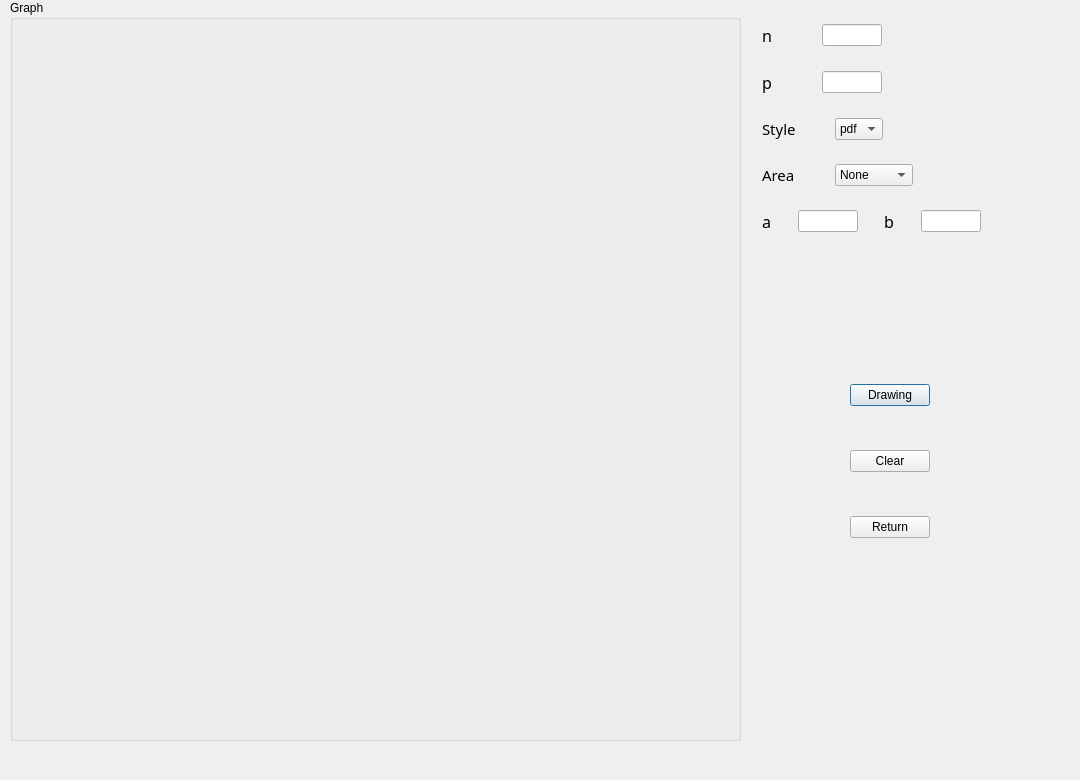
<?xml version="1.0" encoding="UTF-8"?>
<ui version="4.0">
 <class>Dialog</class>
 <widget class="QDialog" name="Dialog">
  <property name="geometry">
   <rect>
    <x>0</x>
    <y>0</y>
    <width>1080</width>
    <height>780</height>
   </rect>
  </property>
  <property name="windowTitle">
   <string>Dialog</string>
  </property>
  <widget class="QGroupBox" name="groupBox">
   <property name="geometry">
    <rect>
     <x>10</x>
     <y>0</y>
     <width>731</width>
     <height>741</height>
    </rect>
   </property>
   <property name="title">
    <string>Graph</string>
   </property>
  </widget>
  <widget class="QWidget" name="layoutWidget">
   <property name="geometry">
    <rect>
     <x>762</x>
     <y>24</y>
     <width>239</width>
     <height>514</height>
    </rect>
   </property>
   <layout class="QVBoxLayout" name="verticalLayout_6">
    <item>
     <layout class="QVBoxLayout" name="verticalLayout_4">
      <item>
       <layout class="QHBoxLayout" name="horizontalLayout_3">
        <item>
         <layout class="QVBoxLayout" name="verticalLayout">
          <item>
           <layout class="QHBoxLayout" name="horizontalLayout">
            <item>
             <widget class="QLabel" name="label_n">
              <property name="font">
               <font>
                <family>Agency FB</family>
                <pointsize>12</pointsize>
               </font>
              </property>
              <property name="text">
               <string>n</string>
              </property>
             </widget>
            </item>
            <item>
             <spacer name="horizontalSpacer">
              <property name="orientation">
               <enum>Qt::Horizontal</enum>
              </property>
              <property name="sizeHint" stdset="0">
               <size>
                <width>13</width>
                <height>18</height>
               </size>
              </property>
             </spacer>
            </item>
            <item>
             <widget class="QLineEdit" name="lineEdit_n">
              <property name="maximumSize">
               <size>
                <width>60</width>
                <height>16777215</height>
               </size>
              </property>
             </widget>
            </item>
           </layout>
          </item>
          <item>
           <spacer name="verticalSpacer">
            <property name="orientation">
             <enum>Qt::Vertical</enum>
            </property>
            <property name="sizeHint" stdset="0">
             <size>
              <width>20</width>
              <height>18</height>
             </size>
            </property>
           </spacer>
          </item>
          <item>
           <layout class="QHBoxLayout" name="horizontalLayout_2">
            <item>
             <widget class="QLabel" name="label_p">
              <property name="font">
               <font>
                <family>Agency FB</family>
                <pointsize>12</pointsize>
               </font>
              </property>
              <property name="text">
               <string>p</string>
              </property>
             </widget>
            </item>
            <item>
             <spacer name="horizontalSpacer_2">
              <property name="orientation">
               <enum>Qt::Horizontal</enum>
              </property>
              <property name="sizeHint" stdset="0">
               <size>
                <width>13</width>
                <height>18</height>
               </size>
              </property>
             </spacer>
            </item>
            <item>
             <widget class="QLineEdit" name="lineEdit_p">
              <property name="maximumSize">
               <size>
                <width>60</width>
                <height>16777215</height>
               </size>
              </property>
             </widget>
            </item>
           </layout>
          </item>
         </layout>
        </item>
        <item>
         <spacer name="horizontalSpacer_10">
          <property name="orientation">
           <enum>Qt::Horizontal</enum>
          </property>
          <property name="sizeHint" stdset="0">
           <size>
            <width>118</width>
            <height>20</height>
           </size>
          </property>
         </spacer>
        </item>
       </layout>
      </item>
      <item>
       <spacer name="verticalSpacer_2">
        <property name="orientation">
         <enum>Qt::Vertical</enum>
        </property>
        <property name="sizeHint" stdset="0">
         <size>
          <width>20</width>
          <height>18</height>
         </size>
        </property>
       </spacer>
      </item>
      <item>
       <layout class="QVBoxLayout" name="verticalLayout_3">
        <item>
         <layout class="QVBoxLayout" name="verticalLayout_2">
          <item>
           <layout class="QHBoxLayout" name="horizontalLayout_4">
            <item>
             <widget class="QLabel" name="label_style">
              <property name="font">
               <font>
                <family>Agency FB</family>
                <pointsize>11</pointsize>
               </font>
              </property>
              <property name="text">
               <string>Style</string>
              </property>
             </widget>
            </item>
            <item>
             <spacer name="horizontalSpacer_3">
              <property name="orientation">
               <enum>Qt::Horizontal</enum>
              </property>
              <property name="sizeHint" stdset="0">
               <size>
                <width>13</width>
                <height>18</height>
               </size>
              </property>
             </spacer>
            </item>
            <item>
             <widget class="QComboBox" name="comboBox_style">
              <item>
               <property name="text">
                <string>pdf</string>
               </property>
              </item>
              <item>
               <property name="text">
                <string>cdf</string>
               </property>
              </item>
             </widget>
            </item>
            <item>
             <spacer name="horizontalSpacer_4">
              <property name="orientation">
               <enum>Qt::Horizontal</enum>
              </property>
              <property name="sizeHint" stdset="0">
               <size>
                <width>118</width>
                <height>20</height>
               </size>
              </property>
             </spacer>
            </item>
           </layout>
          </item>
          <item>
           <spacer name="verticalSpacer_3">
            <property name="orientation">
             <enum>Qt::Vertical</enum>
            </property>
            <property name="sizeHint" stdset="0">
             <size>
              <width>20</width>
              <height>18</height>
             </size>
            </property>
           </spacer>
          </item>
          <item>
           <layout class="QHBoxLayout" name="horizontalLayout_5">
            <item>
             <widget class="QLabel" name="label_area">
              <property name="font">
               <font>
                <family>Agency FB</family>
                <pointsize>11</pointsize>
               </font>
              </property>
              <property name="text">
               <string>Area</string>
              </property>
             </widget>
            </item>
            <item>
             <spacer name="horizontalSpacer_17">
              <property name="orientation">
               <enum>Qt::Horizontal</enum>
              </property>
              <property name="sizeHint" stdset="0">
               <size>
                <width>13</width>
                <height>18</height>
               </size>
              </property>
             </spacer>
            </item>
            <item>
             <widget class="QComboBox" name="comboBox_area">
              <item>
               <property name="text">
                <string>None</string>
               </property>
              </item>
              <item>
               <property name="text">
                <string>x&lt;=a</string>
               </property>
              </item>
              <item>
               <property name="text">
                <string>a&lt;=x&lt;=b</string>
               </property>
              </item>
              <item>
               <property name="text">
                <string>x&gt;=b</string>
               </property>
              </item>
             </widget>
            </item>
            <item>
             <spacer name="horizontalSpacer_5">
              <property name="orientation">
               <enum>Qt::Horizontal</enum>
              </property>
              <property name="sizeHint" stdset="0">
               <size>
                <width>88</width>
                <height>20</height>
               </size>
              </property>
             </spacer>
            </item>
           </layout>
          </item>
         </layout>
        </item>
        <item>
         <spacer name="verticalSpacer_4">
          <property name="orientation">
           <enum>Qt::Vertical</enum>
          </property>
          <property name="sizeHint" stdset="0">
           <size>
            <width>20</width>
            <height>18</height>
           </size>
          </property>
         </spacer>
        </item>
        <item>
         <layout class="QHBoxLayout" name="horizontalLayout_6">
          <item>
           <widget class="QLabel" name="label_a">
            <property name="font">
             <font>
              <family>Agency FB</family>
              <pointsize>12</pointsize>
             </font>
            </property>
            <property name="text">
             <string>a</string>
            </property>
           </widget>
          </item>
          <item>
           <spacer name="horizontalSpacer_6">
            <property name="orientation">
             <enum>Qt::Horizontal</enum>
            </property>
            <property name="sizeHint" stdset="0">
             <size>
              <width>13</width>
              <height>18</height>
             </size>
            </property>
           </spacer>
          </item>
          <item>
           <widget class="QLineEdit" name="lineEdit_a">
            <property name="maximumSize">
             <size>
              <width>60</width>
              <height>16777215</height>
             </size>
            </property>
           </widget>
          </item>
          <item>
           <spacer name="horizontalSpacer_7">
            <property name="orientation">
             <enum>Qt::Horizontal</enum>
            </property>
            <property name="sizeHint" stdset="0">
             <size>
              <width>13</width>
              <height>18</height>
             </size>
            </property>
           </spacer>
          </item>
          <item>
           <widget class="QLabel" name="label_b">
            <property name="font">
             <font>
              <family>Agency FB</family>
              <pointsize>12</pointsize>
             </font>
            </property>
            <property name="text">
             <string>b</string>
            </property>
           </widget>
          </item>
          <item>
           <spacer name="horizontalSpacer_8">
            <property name="orientation">
             <enum>Qt::Horizontal</enum>
            </property>
            <property name="sizeHint" stdset="0">
             <size>
              <width>13</width>
              <height>18</height>
             </size>
            </property>
           </spacer>
          </item>
          <item>
           <widget class="QLineEdit" name="lineEdit_b">
            <property name="maximumSize">
             <size>
              <width>60</width>
              <height>16777215</height>
             </size>
            </property>
           </widget>
          </item>
          <item>
           <spacer name="horizontalSpacer_9">
            <property name="orientation">
             <enum>Qt::Horizontal</enum>
            </property>
            <property name="sizeHint" stdset="0">
             <size>
              <width>13</width>
              <height>18</height>
             </size>
            </property>
           </spacer>
          </item>
         </layout>
        </item>
       </layout>
      </item>
     </layout>
    </item>
    <item>
     <spacer name="verticalSpacer_5">
      <property name="orientation">
       <enum>Qt::Vertical</enum>
      </property>
      <property name="sizeHint" stdset="0">
       <size>
        <width>20</width>
        <height>78</height>
       </size>
      </property>
     </spacer>
    </item>
    <item>
     <layout class="QVBoxLayout" name="verticalLayout_5">
      <item>
       <layout class="QHBoxLayout" name="horizontalLayout_7">
        <item>
         <spacer name="horizontalSpacer_11">
          <property name="orientation">
           <enum>Qt::Horizontal</enum>
          </property>
          <property name="sizeHint" stdset="0">
           <size>
            <width>88</width>
            <height>20</height>
           </size>
          </property>
         </spacer>
        </item>
        <item>
         <widget class="QPushButton" name="pushButton_drawing">
          <property name="text">
           <string>Drawing</string>
          </property>
         </widget>
        </item>
        <item>
         <spacer name="horizontalSpacer_12">
          <property name="orientation">
           <enum>Qt::Horizontal</enum>
          </property>
          <property name="sizeHint" stdset="0">
           <size>
            <width>58</width>
            <height>20</height>
           </size>
          </property>
         </spacer>
        </item>
       </layout>
      </item>
      <item>
       <spacer name="verticalSpacer_6">
        <property name="orientation">
         <enum>Qt::Vertical</enum>
        </property>
        <property name="sizeHint" stdset="0">
         <size>
          <width>20</width>
          <height>38</height>
         </size>
        </property>
       </spacer>
      </item>
      <item>
       <layout class="QHBoxLayout" name="horizontalLayout_8">
        <item>
         <spacer name="horizontalSpacer_13">
          <property name="orientation">
           <enum>Qt::Horizontal</enum>
          </property>
          <property name="sizeHint" stdset="0">
           <size>
            <width>88</width>
            <height>20</height>
           </size>
          </property>
         </spacer>
        </item>
        <item>
         <widget class="QPushButton" name="pushButton_clear">
          <property name="text">
           <string>Clear</string>
          </property>
         </widget>
        </item>
        <item>
         <spacer name="horizontalSpacer_15">
          <property name="orientation">
           <enum>Qt::Horizontal</enum>
          </property>
          <property name="sizeHint" stdset="0">
           <size>
            <width>58</width>
            <height>20</height>
           </size>
          </property>
         </spacer>
        </item>
       </layout>
      </item>
      <item>
       <spacer name="verticalSpacer_7">
        <property name="orientation">
         <enum>Qt::Vertical</enum>
        </property>
        <property name="sizeHint" stdset="0">
         <size>
          <width>20</width>
          <height>38</height>
         </size>
        </property>
       </spacer>
      </item>
      <item>
       <layout class="QHBoxLayout" name="horizontalLayout_9">
        <item>
         <spacer name="horizontalSpacer_14">
          <property name="orientation">
           <enum>Qt::Horizontal</enum>
          </property>
          <property name="sizeHint" stdset="0">
           <size>
            <width>88</width>
            <height>20</height>
           </size>
          </property>
         </spacer>
        </item>
        <item>
         <widget class="QPushButton" name="pushButton_return">
          <property name="text">
           <string>Return</string>
          </property>
         </widget>
        </item>
        <item>
         <spacer name="horizontalSpacer_16">
          <property name="orientation">
           <enum>Qt::Horizontal</enum>
          </property>
          <property name="sizeHint" stdset="0">
           <size>
            <width>58</width>
            <height>20</height>
           </size>
          </property>
         </spacer>
        </item>
       </layout>
      </item>
     </layout>
    </item>
   </layout>
  </widget>
 </widget>
 <resources/>
 <connections/>
</ui>
